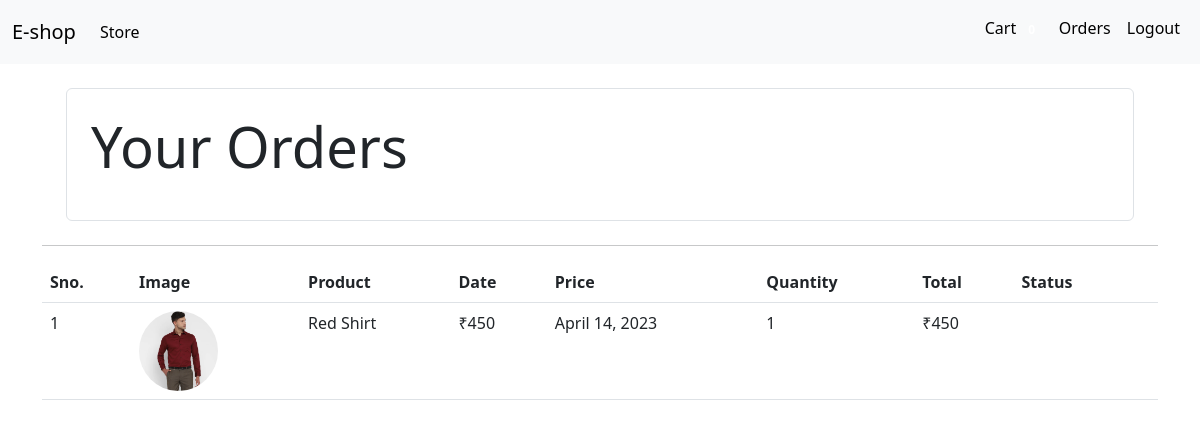
Screenshot of /orders (signed in) with the database file from the repository.
### store/models/orders.py (models this page shows, shortened)
class Order(models.Model):
    product = models.ForeignKey(Product , on_delete=models.CASCADE)
    customer = models.ForeignKey(Customer , on_delete=models.CASCADE)
    quantity = models.IntegerField(default=1)
    price = models.IntegerField()
    address = models.CharField(max_length=50 ,default='' , blank=True)
    phone = models.CharField(max_length=10 , default='' ,blank=True)
    date = models.DateField(default=datetime.datetime.today)
    status = models.BooleanField(default=False)
    @staticmethod
    def get_orders_by_customer(customer_id):
        return Order\
                .objects\
                .filter(customer = customer_id)\
                .order_by('-date')

### store/models/product.py (models this page shows, shortened)
class Product(models.Model):
    name = models.CharField(max_length=50)
    price = models.IntegerField(default=0)
    category = models.ForeignKey(Category, on_delete=models.CASCADE , default=1)
    description = models.CharField(max_length=200 , default = '' , null=True , blank=True)
    image = models.ImageField(upload_to='uploads/products/')

### store/middlewares/auth.py (the view)
    def middleware(request):
        print(request.session.get('customer'))
        returnUrl = request.META['PATH_INFO']
        print(request.META['PATH_INFO'])
        if not request.session.get('customer'):
           return redirect(f'login?return_url={returnUrl}')
        response = get_response(request)
        return response

### store/templatetags/custom_filter.py (called while the page is built)
@register.filter(name = 'currency')
def currency(number):
    return "₹"+str(number)

@register.filter(name = 'multiply')
def multiply(number , number1):
    return number * number1

### store/views/orders.py (called while the page is built)
    def get(self , request):
        customer = request.session.get('customer')
        orders = Order.get_orders_by_customer(customer)
        print(orders)
        return render(request ,'orders.html' ,{'orders' : orders})

### store/templates/orders.html (shortened to what this page needs)
{% extends 'base.html' %}
{% block content %}
{% load cart %}
{% load custom_filter %}
<div class="container">
<div class="border rounded p-4 m-4">
    <p class="display-4 pl-4 ml-4"> Your Orders</p></div>
    <hr>
       <table class="table">
            <thead>
                <tr>
                    <th>Sno.</th>
                    <th>Image</th>
                    <th>Product</th>
                    <th>Date</th>
                    <th>Price</th>
                    <th>Quantity</th>
                    <th>Total</th>
                    <th>Status</th>
                </tr>
            </thead>
            <tbody>
                {% for order in orders %}
                <tr>
                    <td>{{forloop.counter}}</td>
                    <td><img style="height:80px" class="rounded-circle" src="{{order.product.image.url}}" alt=""></td>
                    <td>{{order.product.name}}</td>
                    <td>{{order.price|currency}}</td>
                    <td>{{order.date}}</td>
                    <td>{{order.quantity}}</td>
                    <td>{{order.quantity|multiply:order.price|currency}}</td>
                    {% if order.status %}
                    <td><small class="badge badge-success">Completed</small></td>
                    {% else %}
                    <td><small class="badge badge-warning">Pending</small></td>
                    {% endif %}
                </tr>
                {% endfor %}
            </tbody>
        </table>
        </div>
{% endblock %}

### rows the page displays
Order: product.image (picture), product.name "Red Shirt", price "₹450", date "April 14, 2023", quantity "1", quantity|multiply "₹450"
